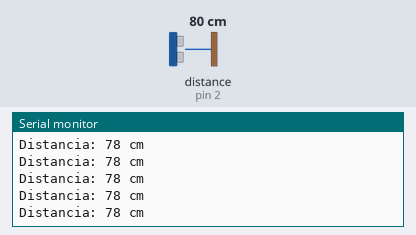
Recording of a sketch running on a simulated Arduino Uno, built with avr-gcc and run on an emulated ATmega328P. Shown: the last lines printed to the serial monitor. Wiring (inferred from the names in the program): ultrasonic range finder: trigger pin 3; echo pin 2. Inputs (shaded band) come from the test bench; at power-on: distance to the obstacle (sensor on pin 2) 80 cm. The echo pulse lasts 58.3 µs per cm.

Above: at 1.2 s.
1.3 s: distance to the obstacle (sensor on pin 2) set to 2 cm
At 2.3 s:
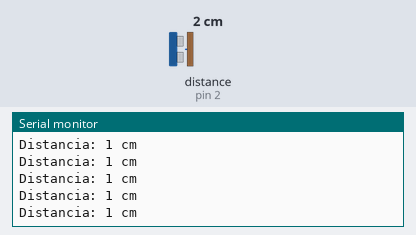
4.3 s: distance to the obstacle (sensor on pin 2) set to 18 cm
At 5.0 s:
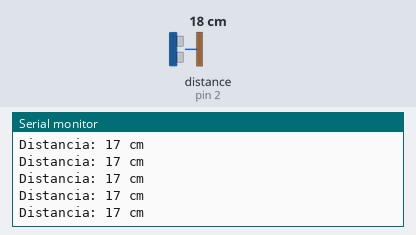
7.3 s: distance to the obstacle (sensor on pin 2) set to 4 cm
At 7.9 s:
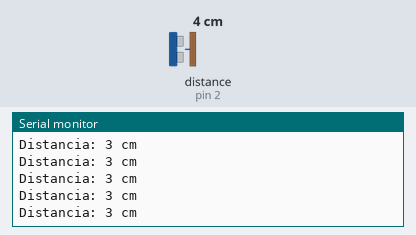
10.3 s: distance to the obstacle (sensor on pin 2) set to 35 cm
At 11.4 s:
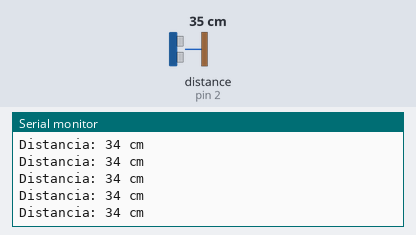
13.3 s: distance to the obstacle (sensor on pin 2) set to 9 cm
At 14.2 s:
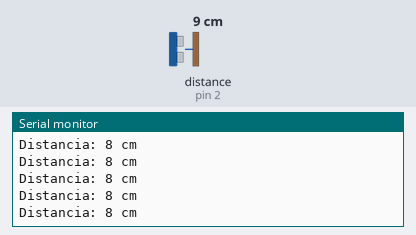
16.3 s: distance to the obstacle (sensor on pin 2) set to 60 cm
At 16.9 s:
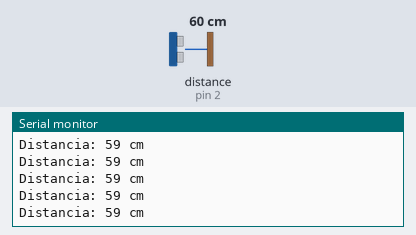
Timing chart, 0 to 19.3 s (numbered marks = the images above; inputs shaded):
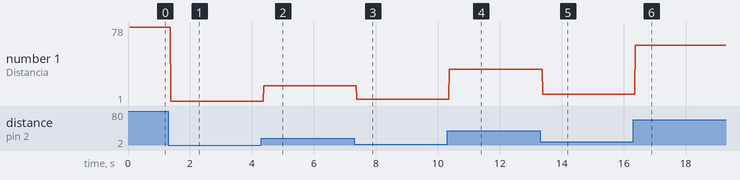

Measured:
- after the input at 1.3 s, the serial monitor: prints a new line after 0.08 s (image 1)
- after the input at 4.3 s, the serial monitor: prints a new line after 0.08 s (image 2)
- after the input at 7.3 s, the serial monitor: prints a new line after 0.08 s (image 3)
- after the input at 10.3 s, the serial monitor: prints a new line after 0.07 s (image 4)
- after the input at 13.3 s, the serial monitor: prints a new line after 0.08 s (image 5)
- after the input at 16.3 s, the serial monitor: prints a new line after 0.07 s (image 6)
- plotted number 1: 78 → 1 after the input at 1.3 s, 1 → 17 after the input at 4.3 s, 17 → 3 after the input at 7.3 s, 3 → 34 after the input at 10.3 s, 34 → 8 after the input at 13.3 s

The sketch:

codigo.ino
```cpp
#define echoPin 2 // conectar pin D2 Arduino al pin Echo del HC-SR04
#define trigPin 3 //conectar pin D3 Arduino al pin Trig del HC-SR04

// defines variables
long duracion; // variable para la duracion del viaje de la onda de sonido
int distancia; // variable para la distancia obtenida

void setup() {
  pinMode(trigPin, OUTPUT); // configura el pin trig como salida
  pinMode(echoPin, INPUT); // configura el pin echo como entrada
  Serial.begin(9600); // la comunicacion serial entre la computadora y el arduino comienza en una velocidad de 9600 baud
  Serial.println("Test sensor ultrasonido"); // se imprime algo de texto a la terminal serial
  Serial.println("con un Arduino UNO R3");
}
void loop() {
  // ponemos la condicion inicial en el pin trig
  digitalWrite(trigPin, LOW);
  delayMicroseconds(2);
  // ponemos el pin trig en voltaje alto por 10 microsegundos
  digitalWrite(trigPin, HIGH);
  delayMicroseconds(10);
  digitalWrite(trigPin, LOW);
  // leemos el pin echo, esto nos da el tiempo en microsegundos
  // que tardo viajar la onda de sonido desde el sensor a un objeto, el rebote, y de vuelta al sensor (viaje ida y vuelta)
  duracion = pulseIn(echoPin, HIGH);
  // Calculamos la distancia
  distancia = duracion * 0.034 / 2; // velocidad de una onda de sonido, dividido 2 (viaje ida y vuelta)
  // imprimimos la distancia obtenida en el monitor serial
  Serial.print("Distancia: ");
  Serial.print(distancia);
  Serial.println(" cm");
}
```
